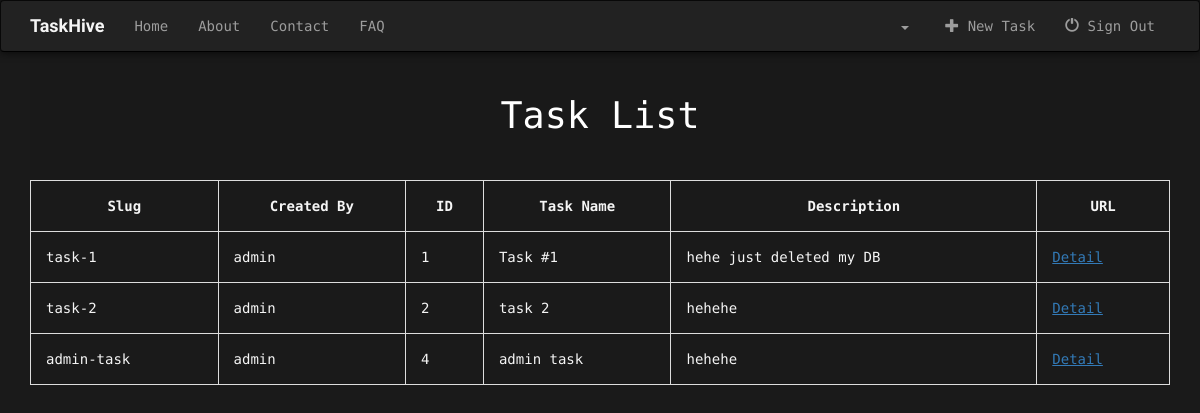
The app's page /tasks/tasklist/ (signed in), older data.
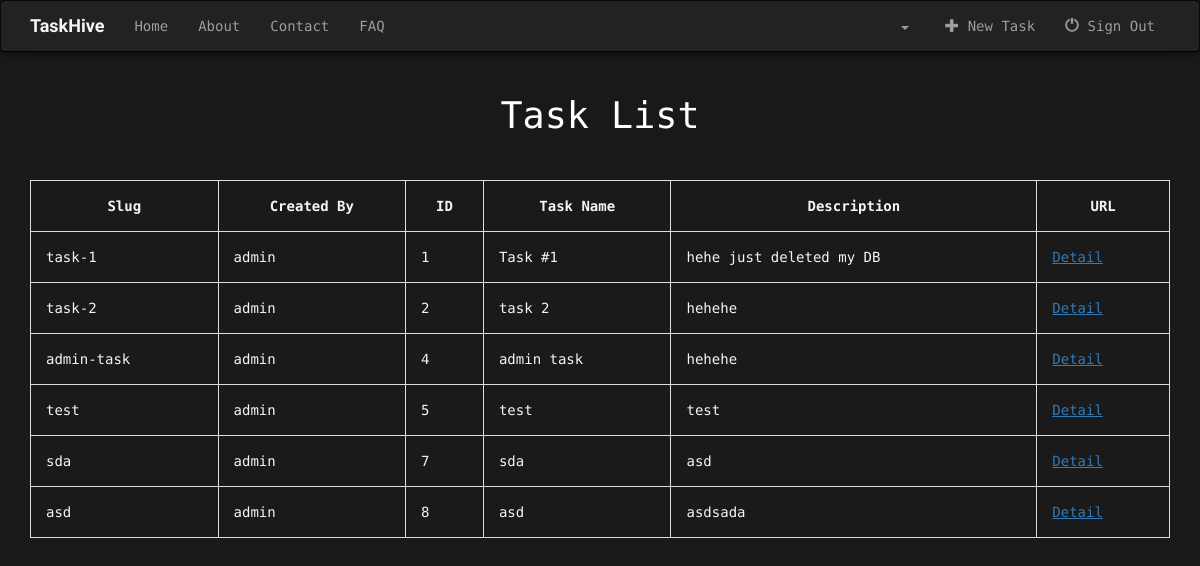
The same page, newer data.
### tasks/models.py (models this page shows, shortened)
class Task(models.Model):
    created_by = models.ForeignKey(User)
    created_at = models.DateTimeField(auto_now_add=True)
    name = models.CharField(max_length=50)
    description = models.TextField(blank=True)
    id = models.AutoField(primary_key=True)
    slug = models.SlugField(max_length=250, unique=True)
    class Meta:
        ordering = ["id"]

### tasks/views.py (the view)
class TaskListView(generic.ListView):
    template_name = "tasks/task_list.html"
    context_object_name = "task_list"
    def get_queryset(self):
        return Task.objects.filter(created_by=self.request.user)

### tasks/templates/tasks/task_list.html
{% extends 'base.html' %}
{% block content %}
    <div class="container">
        <header>
            <h1>Task List</h1>
        </header>
        <table>
            <tr>
                <th class="text-center">Slug</th>
                <th class="text-center">Created By</th>
                <th class="text-center">ID</th>
                <th class="text-center">Task Name</th>
                <th class="text-center">Description</th>
                <th class="text-center">URL</th>
            </tr>
        {% for task in task_list %}
            <tr>
                <td>{{ task.slug }}</td>
                <td>{{ task.created_by }}</td>
                <td>{{ task.id }}</td>
                <td>{{ task.name }}</td>
                <td>{{ task.description }}</td>
                <td><a href="{% url 'task_detail' slug=task.slug %}"><u>Detail</u></a></td>
            </tr>
        {% endfor %}
        </table>
    </div>
{% endblock %}

Row changes from the older to the newer data that the page shows:
added Task: slug "test", created_by "admin", id "5", name "test", description "test"
added Task: slug "sda", created_by "admin", id "7", name "sda", description "asd"
added Task: slug "asd", created_by "admin", id "8", name "asd", description "asdsada"
